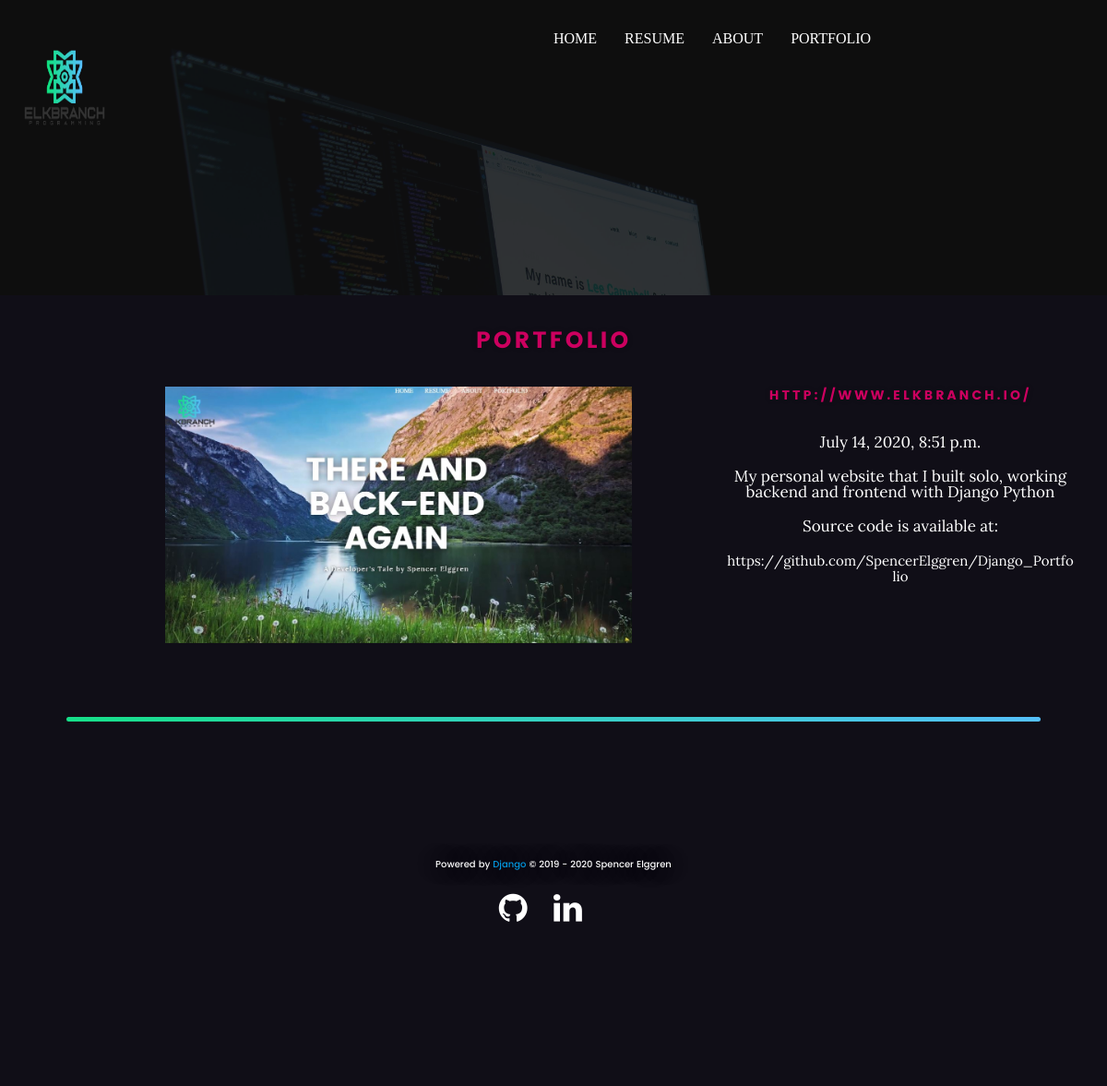
The page /portfolio/6/ on the database as committed earlier.
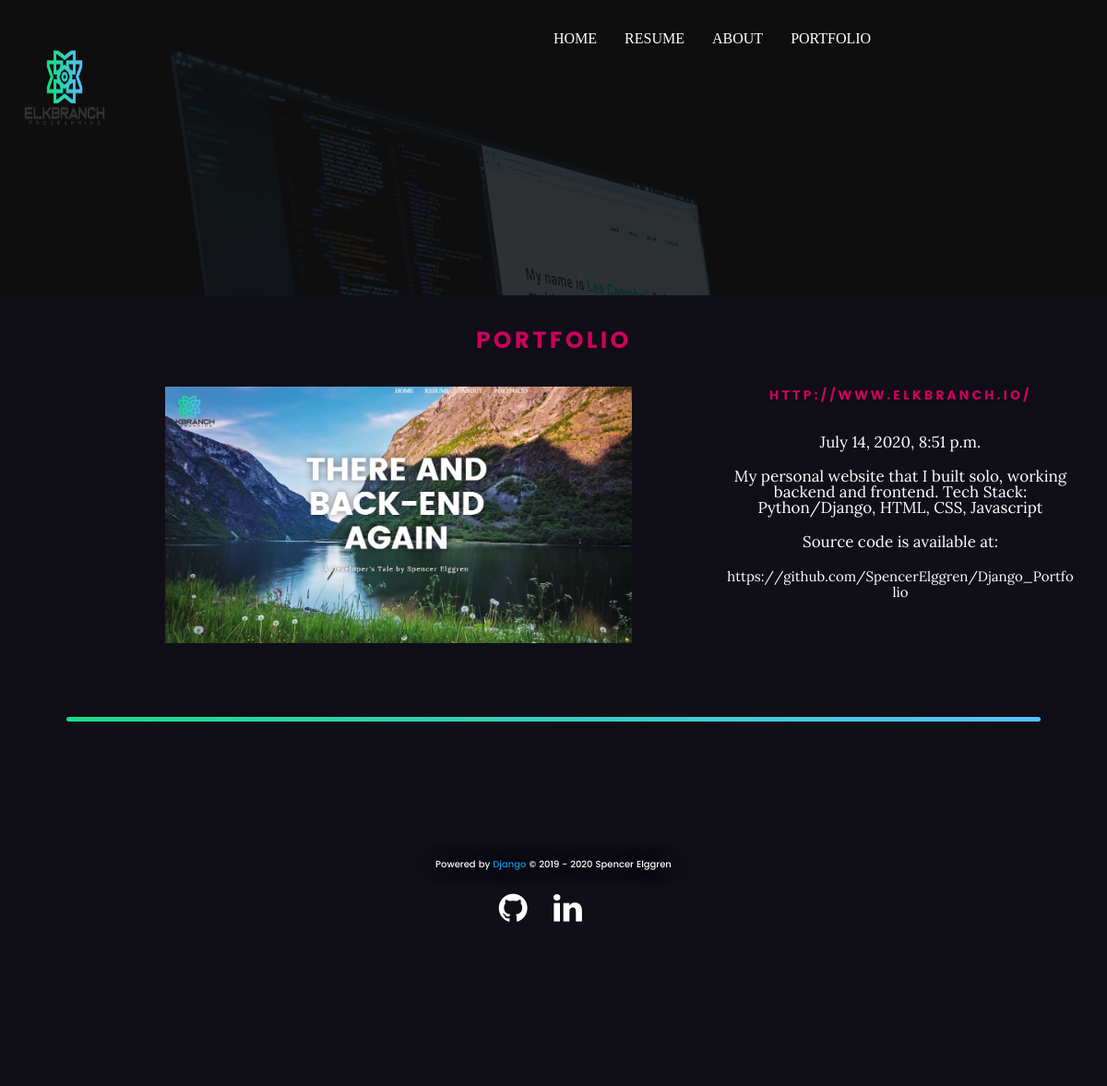
The same page on the database as committed later.
### main/models.py (models this page shows, shortened)
class Portfolio(models.Model):
    title = models.CharField(max_length=80)
    sub = models.CharField(max_length=40, null=True, blank=True)
    body = models.TextField()
    link = models.URLField(null=True, blank=True)
    pic = models.ImageField(upload_to='portfolio/')
    pub = models.DateTimeField(auto_now=False)
    draft = models.BooleanField(default=False)

### main/views.py (the view)
# urls.py: path("portfolio/<int:id>/", portfolio_detail, name="portfolio_detail"),
def portfolio_detail(request,id):
    portfolio = Portfolio.objects.get(id=id)
    return render(request, 'portfolio_detail.html', {'portfolio': portfolio})

### templates/portfolio_detail.html (shortened to what this page needs)
{% extends 'base.html' %}
{% load static %}
{% load compress %}
{% block content %}
{% compress css %}
<link rel="stylesheet" href="{% static 'app/css/portfolio.css' %}">
{% endcompress %}
<section id="details-intro">
     <div class="details-overlay"></div>
</section>
<section id="details">
    <div class="details">
<h1>{{ portfolio.title }}</h1>
<div class="row">
    <div class="col-md-8">
        <img class="details-img" src="{{ portfolio.pic.url }}" alt="portfolio image" width="100">
    </div>
    <div class="col-md-4">
        <h5>{{ portfolio.sub }}</h5>
        <p>{{ portfolio.pub }}</p>
        <p>{{ portfolio.body }}</p>
        <p>Source code is available at:</p>
        <p><a href="{{ portfolio.link }}">{{ portfolio.link }}</a></p>
    </div>
</div>
</div>
</section>
{% endblock %}

Rows that differ between the two databases and show on the page:
changed Portfolio "PORTFOLIO": body "My personal website that I built solo, working backend and frontend with Django Python" → "My personal website that I built solo, working backend and frontend. Tech Stack: Python/Django, HTML, CSS, Javascript"
